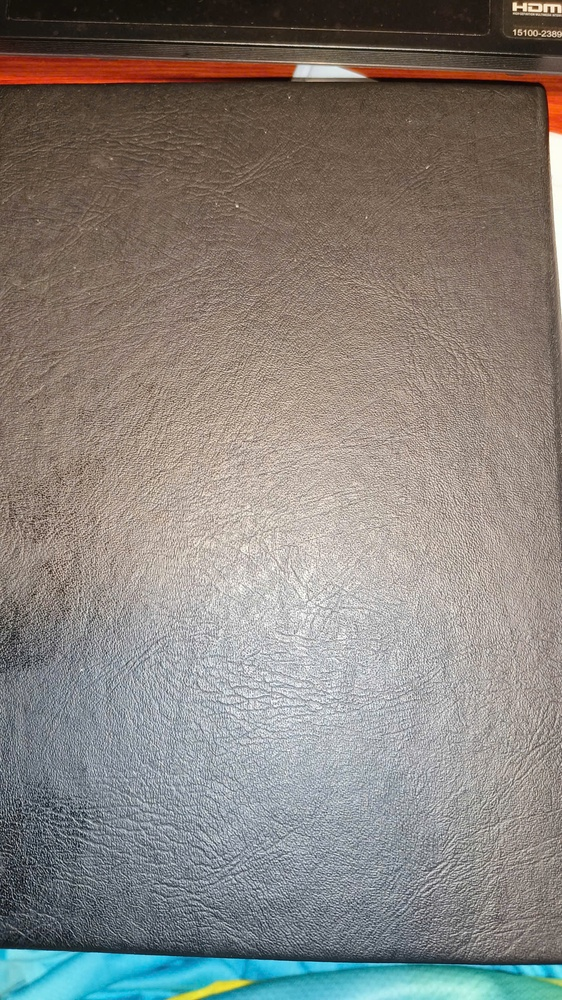
#> input picture o3.jpg, 562 x 1000 px, shrunk from 1440 x 2560 before the run
$ python Detect_Img.py
#> lines starting #> are read from the running program, lines starting #| are printed output that depends on the picture; after the words box and inside, x2 and y2 are one past the last pixel; in counts of white or black regions, pixels touching at a corner belong together
import cv2
import numpy as np
import matplotlib.pyplot as plt

# Bước 1: Đọc hai hình ảnh ở chế độ màu
img1 = cv2.imread('o3.jpg', cv2.IMREAD_COLOR)  # Ảnh tấm vải lành
#> img1 is the input picture: shape (1000, 562, 3); mean B, G, R 124.9, 130.3, 135.2
img2 = cv2.imread('t3.jpg', cv2.IMREAD_COLOR)  # Ảnh tấm vải rách
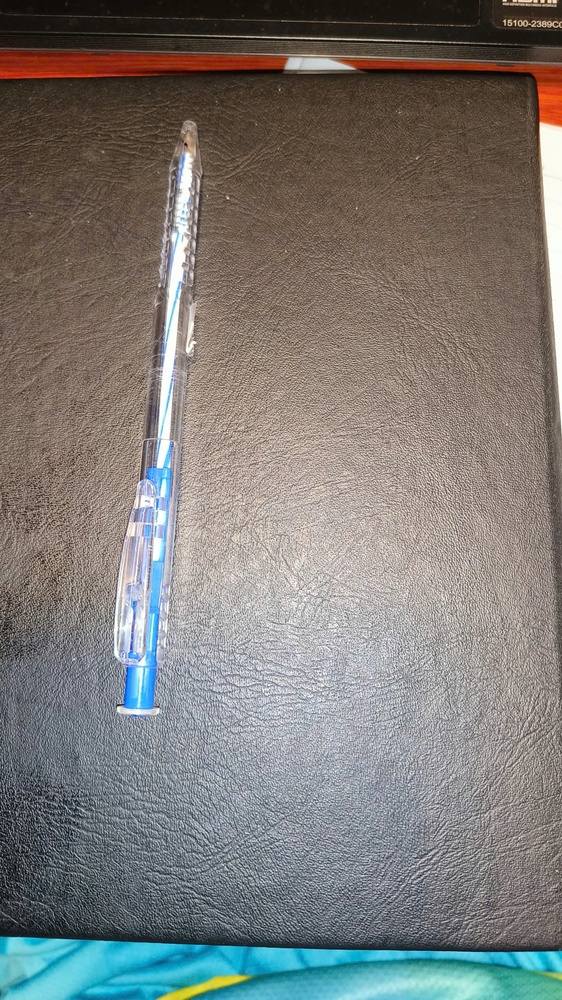
#> input picture t3.jpg, 562 x 1000 px, shrunk from 1440 x 2560 before the run
#> img2 is the input picture: shape (1000, 562, 3); mean B, G, R 118.8, 122.2, 124.5

# Kiểm tra xem ảnh có được đọc thành công không
if img1 is None or img2 is None:
    print("Lỗi: Không thể đọc một trong hai ảnh!")
    exit()

# Đảm bảo kích thước ảnh giống nhau
if img1.shape[:2] != img2.shape[:2]:
    print("Lỗi: Kích thước ảnh không khớp!")
    exit()

# Làm mịn ảnh để giảm nhiễu
img1 = cv2.GaussianBlur(img1, (5, 5), 0)
img2 = cv2.GaussianBlur(img2, (5, 5), 0)

# Chuyển sang ảnh xám để áp dụng FFT
img1_gray = cv2.cvtColor(img1, cv2.COLOR_BGR2GRAY)
img2_gray = cv2.cvtColor(img2, cv2.COLOR_BGR2GRAY)

# Bước 2: Áp dụng FFT cho cả hai ảnh xám
f1 = np.fft.fft2(img1_gray)
f2 = np.fft.fft2(img2_gray)

# Dịch chuyển tần số thấp về trung tâm
fshift1 = np.fft.fftshift(f1)
fshift2 = np.fft.fftshift(f2)

# Tính magnitude spectrum
magnitude1 = 20 * np.log(np.abs(fshift1) + 1)
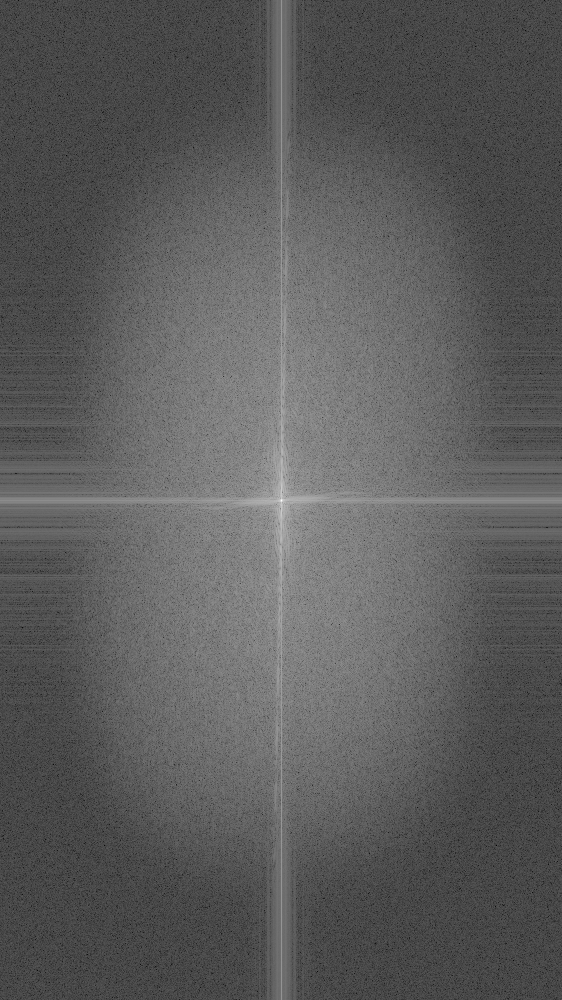
#> magnitude1: shape (1000, 562) float64; min 3, max 362.3, mean 133; drawn with min black and max white
magnitude2 = 20 * np.log(np.abs(fshift2) + 1)

# Bước 3: Tính sự khác biệt trong miền tần số
diff_f = fshift1 - fshift2
diff_magnitude = 20 * np.log(np.abs(diff_f) + 1)
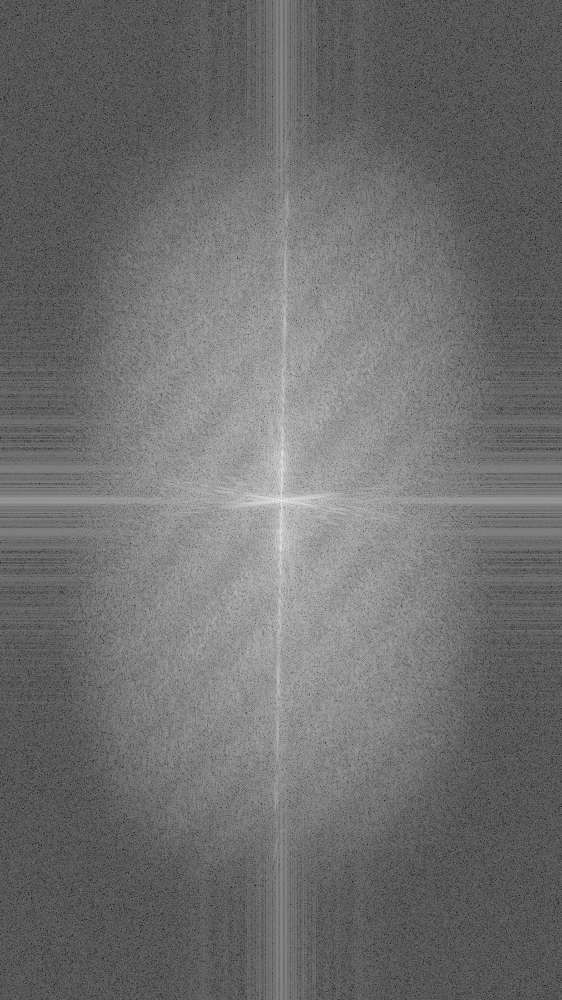
#> diff_magnitude: shape (1000, 562) float64; min 9.22, max 308, mean 139.8; drawn with min black and max white

# Bước 4: Chuyển ngược về miền không gian
diff_ishift = np.fft.ifftshift(diff_f)
diff_spatial = np.fft.ifft2(diff_ishift)
diff_spatial = np.abs(diff_spatial)

# Chuẩn hóa để hiển thị
diff_spatial = cv2.normalize(diff_spatial, None, 0, 255, cv2.NORM_MINMAX)
diff_spatial = diff_spatial.astype(np.uint8)

# Bước 5: Tính phần trăm sai khác
total_pixels = img1.shape[0] * img1.shape[1]  # Tổng số pixel
#> total_pixels = 562000
diff_binary = cv2.threshold(diff_spatial,50 , 255, cv2.THRESH_BINARY)[1]  # Ngưỡng thấp để phát hiện mọi khác biệt nhỏ
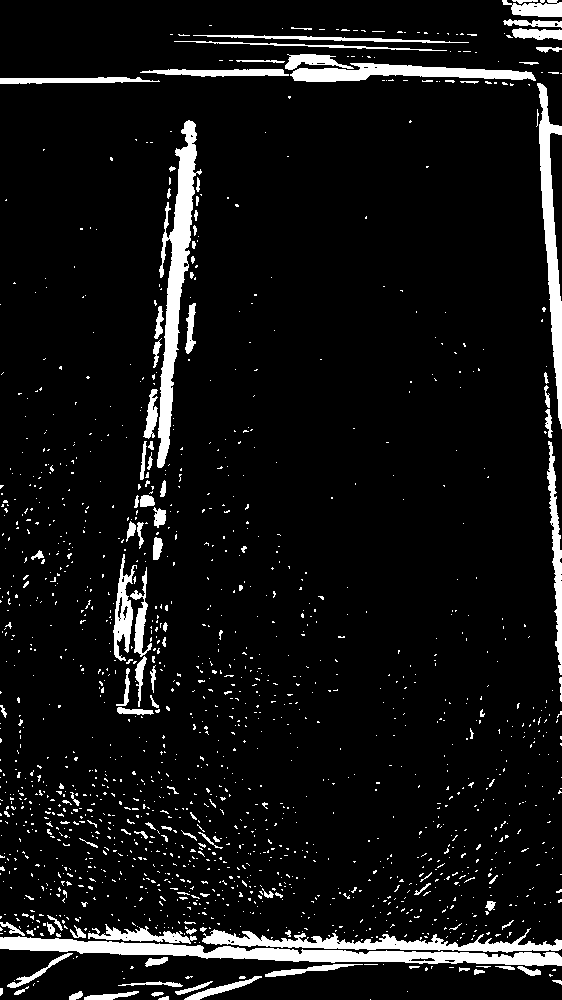
#> diff_binary: shape (1000, 562); 7.7% white; 1563 white regions (1441 under 20 px), largest, box (x1, y1, x2, y2) and area: (0, 936, 562, 966) 6286, (157, 120, 202, 468) 5040, (202, 928, 562, 953) 3298
diff_pixels = cv2.countNonZero(diff_binary)  # Số pixel khác biệt
#> diff_pixels = 43055
difference_percentage = (diff_pixels / total_pixels) * 100
#> difference_percentage = 7.66

# Kết luận dựa trên phần trăm sai khác
threshold_percentage = 20  # Ngưỡng phần trăm (có thể điều chỉnh, ví dụ: 1% hoặc 2%)
if difference_percentage > threshold_percentage:
    conclusion = f"Ảnh bị lỗi! Phần trăm sai khác: {difference_percentage:.2f}% (ngưỡng: {threshold_percentage}%)"
else:
    conclusion = f"Ảnh không bị lỗi! Phần trăm sai khác: {difference_percentage:.2f}% (ngưỡng: {threshold_percentage}%)"
print(conclusion)
#| Ảnh không bị lỗi! Phần trăm sai khác: 7.66% (ngưỡng: 20%)

# Bước 6: Làm nổi bật vùng khác biệt
_, thresh = cv2.threshold(diff_spatial, 78, 255, cv2.THRESH_BINARY)  # Giảm ngưỡng để nhạy hơn
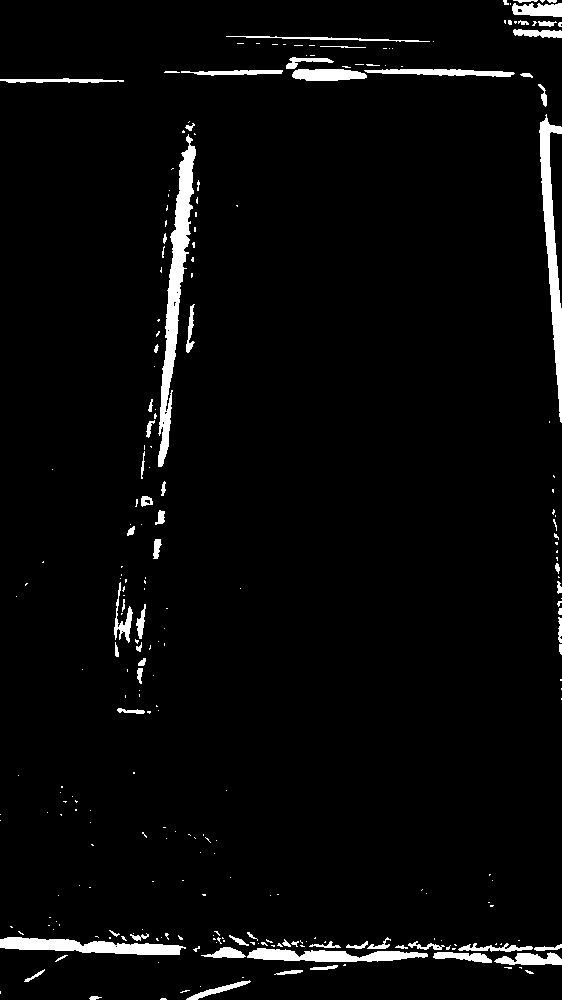
#> thresh: shape (1000, 562); 3.5% white; 262 white regions (192 under 20 px)
contours, _ = cv2.findContours(thresh, cv2.RETR_EXTERNAL, cv2.CHAIN_APPROX_SIMPLE)
#> contours = 262 contours, 211 with area under 20; largest, box (x1, y1, x2, y2) and area: (158, 134, 196, 467) 3414, (539, 114, 562, 423) 2286, (0, 937, 186, 955) 1772, (247, 948, 428, 962) 1373, (292, 69, 367, 81) 668

# Vẽ vùng khác biệt lên ảnh gốc màu
img1_color = img1.copy()  # Dùng ảnh màu gốc thay vì chuyển từ xám
for contour in contours:
    if cv2.contourArea(contour) > 35:
        x, y, w, h = cv2.boundingRect(contour)
        # Vẽ khung viền xanh lá cây
        cv2.rectangle(img1_color, (x, y), (x + w, y + h), (0, 255, 0), 2)
        # Làm nổi bật vùng bên trong bằng màu cam
        cv2.drawContours(img1_color, [contour], -1, (0, 165, 255), -1)
#> this loop made 262 passes
#> (x, y, w, h) on passes 6, 9, 10, 13, 17, 18, 20, 21, 27, 31, 37, 38: (186, 980, 65, 20), (274, 970, 29, 5), (24, 969, 21, 13), (310, 965, 28, 5), (494, 952, 68, 13), (433, 952, 59, 11), (247, 948, 181, 14), (201, 947, 45, 11), (534, 944, 28, 7), (458, 943, 75, 9), (408, 941, 37, 9), (346, 941, 22, 8)
#> contour on passes 1, 3, 5, 7, 11, 14: [[161, 998], [160, 999], [166, 999], [165, 998]], [[0, 991], [0, 993]], [[200, 986]], [[242, 977], [243, 977]], [[519, 967], [520, 967], [521, 968], [521, 967]], [[344, 964], [343, 965], [345, 965], [345, 964]]
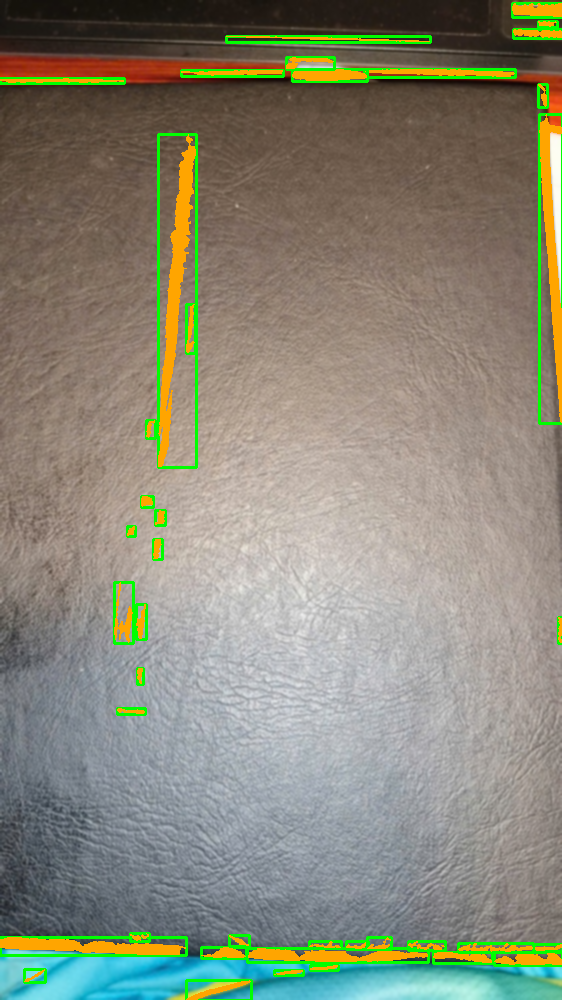
#> img1_color: shape (1000, 562, 3); mean B, G, R 119.2, 136, 136.6

# Bước 7: Hiển thị kết quả
plt.figure(figsize=(15, 10))

plt.subplot(2, 3, 1)
plt.imshow(cv2.cvtColor(img1, cv2.COLOR_BGR2RGB))
plt.title('Ảnh Gốc (Lành)')
plt.axis('off')

plt.subplot(2, 3, 2)
plt.imshow(cv2.cvtColor(img2, cv2.COLOR_BGR2RGB))
plt.title('Ảnh Bị Rách')
plt.axis('off')

plt.subplot(2, 3, 3)
plt.imshow(magnitude1, cmap='gray')
plt.title('Phổ Tần Số (Ảnh Gốc)')
plt.axis('off')

plt.subplot(2, 3, 4)
plt.imshow(magnitude2, cmap='gray')
plt.title('Phổ Tần Số (Ảnh Rách)')
plt.axis('off')

plt.subplot(2, 3, 5)
plt.imshow(diff_magnitude, cmap='gray')
plt.title('Sự Khác Biệt Trong Miền Tần Số')
plt.axis('off')

plt.subplot(2, 3, 6)
plt.imshow(cv2.cvtColor(img1_color, cv2.COLOR_BGR2RGB))
plt.title(f'Vùng Khác Biệt (Cam bên trong, Xanh Lá viền)\n{conclusion}')
plt.axis('off')

plt.tight_layout()
plt.show()
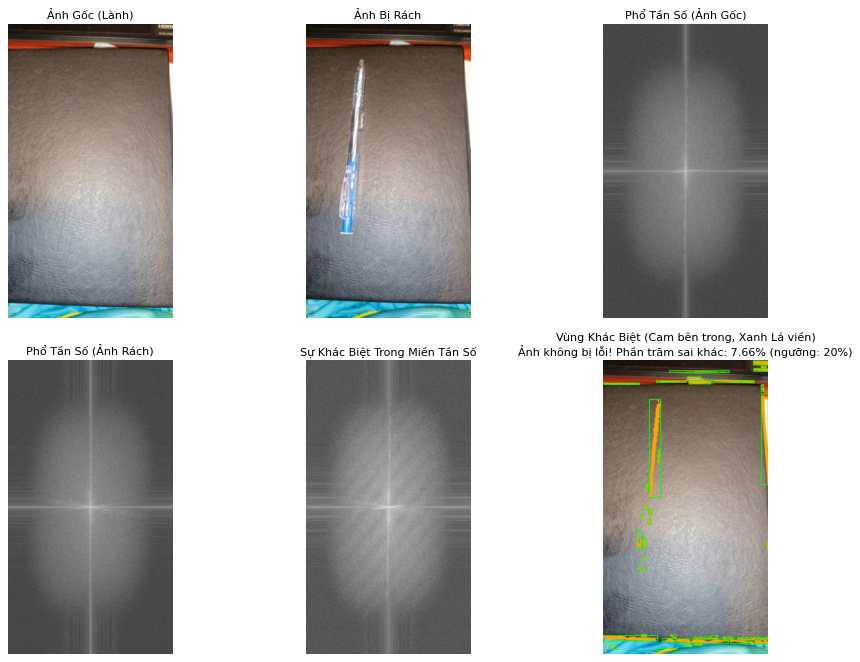
#> figure drawn by matplotlib, 6 panels

# Lưu ảnh kết quả nếu cần
cv2.imwrite('result.jpg', img1_color)
